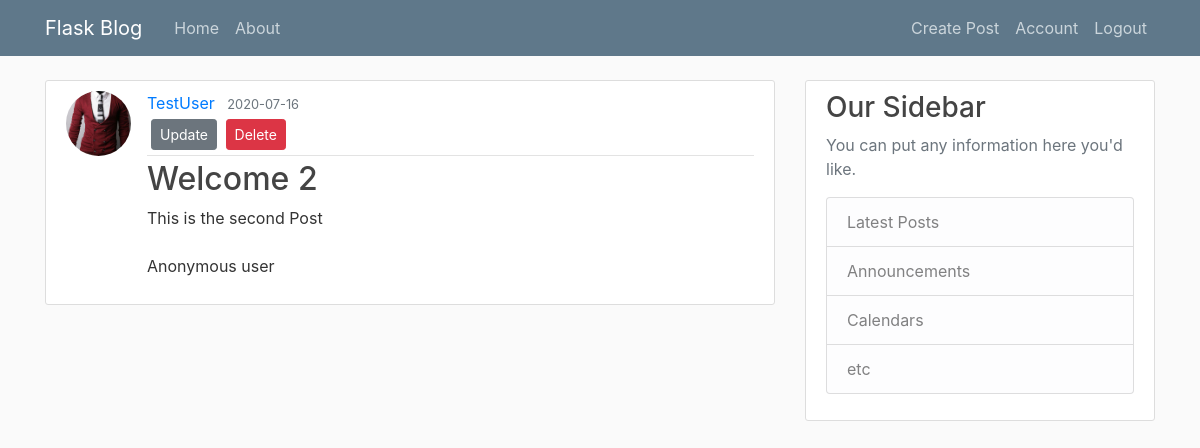
The app's page /post/2 (signed in) with its own data.
### src/models.py (models this page shows, shortened)
class User(db.Model, UserMixin):
    id = db.Column(db.Integer, primary_key=True)
    username = db.Column(db.String(20), unique=True, nullable=False)
    email = db.Column(db.String(120), unique=True, nullable=False)
    image_file = db.Column(db.String(20), nullable=False, default='default.jpg')
    password = db.Column(db.String(60), nullable=False)
    post = db.relationship('Post', backref='author', lazy=True)

class Post(db.Model):
    id = db.Column(db.Integer, primary_key=True)
    title = db.Column(db.String(100), nullable=False)
    date_posted = db.Column(db.DateTime, nullable=False, default=datetime.utcnow)
    content = db.Column(db.Text, nullable=False)
    user_id = db.Column(db.Integer, db.ForeignKey('user.id'), nullable=False)

### src/routes.py (the view)
@app.route('/post/<int:post_id>')
def post(post_id):
    post = Post.query.get_or_404(post_id)
    return render_template('post.html', title=post.title, post=post)

### src/models.py (called while the page is built)
@login_manager.user_loader
def load_user(user_id):
    return User.query.get(int(user_id))

### src/templates/post.html (shortened to what this page needs)
{% extends 'layout.html' %}
{% block content %}
    <article class="media content-section">
        <img src="{{url_for('static', filename='profile_pics/' + post.author.image_file)}}" alt="" class="rounded-circle article-img">
        <div class="media-body">
            <div class="article-metadata">
            <a class="mr-2" href="#">{{ post.author.username }}</a>
            <small class="text-muted">{{ post.date_posted.strftime('%Y-%m-%d')}}</small>
            {% if post.author == current_user %}
                <div>
                    <a href="{{ url_for ('update_post', post_id=post.id) }}" class="btn btn-secondary btn-sm m-1">Update</a>
                    <button type="button" class="btn btn-danger btn-sm mt-1 mb-1" data-toggle="modal" data-target="#deleteModal">Delete</button>
                </div>
            {% endif %}
            </div>
            <h2 class="article-title">{{ post.title }}</h2>
            <p class="article-content">{{ post.content }}</p>
        </div>
    </article>
{% endblock content %}

### src/static/main.css (style rules this page uses)
body { background: #fafafa; color: #333333; margin-top: 5rem; }
h1, h2, h3, h4, h5, h6 { color: #444444; }
.content-section { background: #ffffff; padding: 10px 20px; border: 1px solid #dddddd; border-radius: 3px; margin-bottom: 20px; }
.article-title { color: #444444; }
.article-content { white-space: pre-line; }
.article-img { height: 65px; width: 65px; margin-right: 16px; }
.article-metadata { padding-bottom: 1px; margin-bottom: 4px; border-bottom: 1px solid #e3e3e3 }

### records on screen
User: image_file (placeholder picture), author.username "TestUser"
Post: date_posted "2020-07-16", title "Welcome 2", content "This is the second Post Anonymous user"
